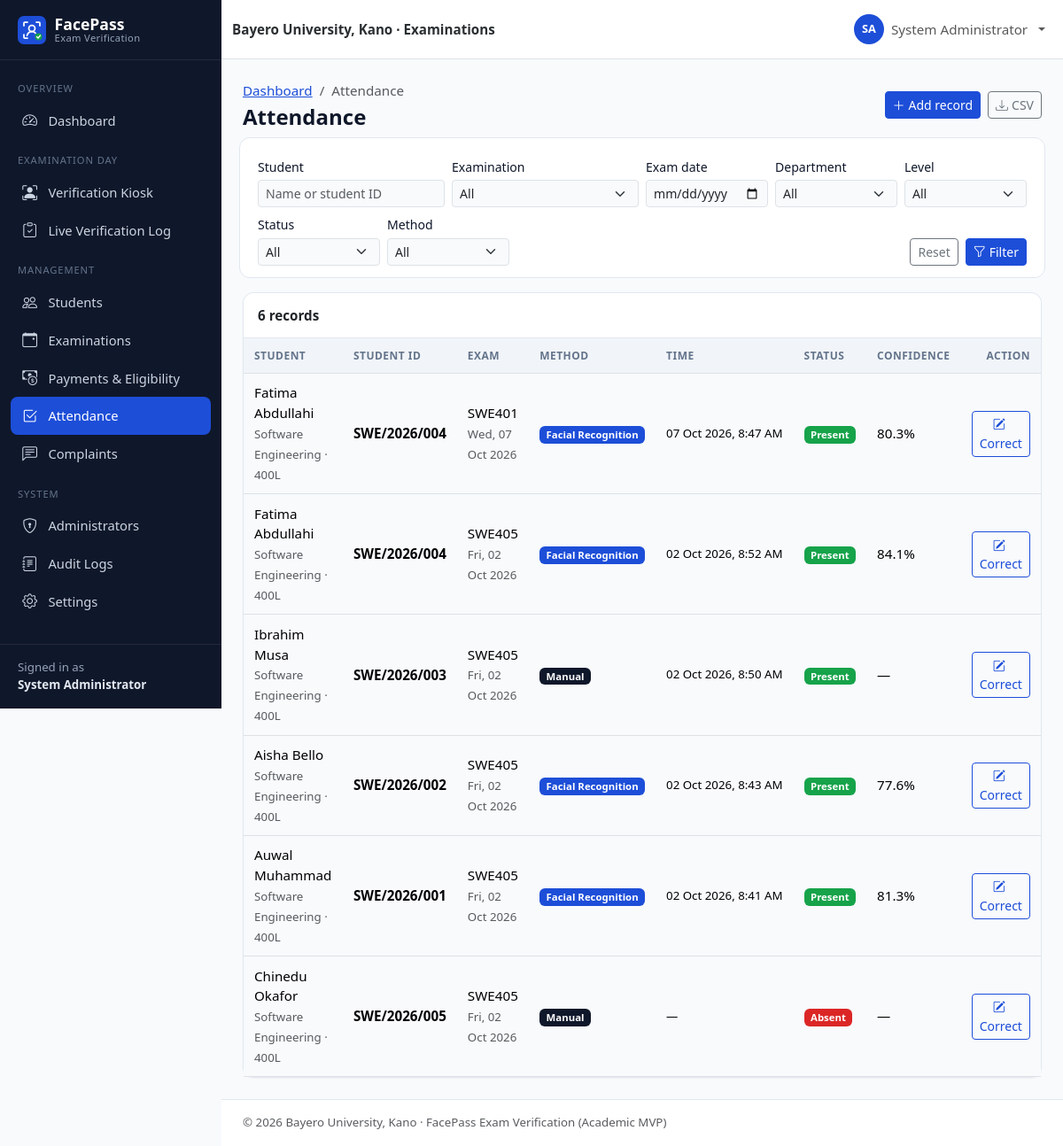
/admin/attendance.php (signed in), run on the app's committed database.
### tables this page shows
CREATE TABLE users (
    id               INT UNSIGNED NOT NULL AUTO_INCREMENT,
    student_id       VARCHAR(30)  NULL,                 
    first_name       VARCHAR(60)  NOT NULL,
    last_name        VARCHAR(60)  NOT NULL,
    email            VARCHAR(120) NOT NULL,
    phone            VARCHAR(20)  NULL,
    password         VARCHAR(255) NOT NULL,             
    role             ENUM('admin','student') NOT NULL DEFAULT 'student',
    department       VARCHAR(100) NULL,
    level            VARCHAR(10)  NULL,                 
    faculty          VARCHAR(100) NULL,
    face_registered  TINYINT(1)   NOT NULL DEFAULT 0,
    account_status   ENUM('active','inactive','suspended') NOT NULL DEFAULT 'active',
    created_at       TIMESTAMP    NOT NULL DEFAULT CURRENT_TIMESTAMP,
    updated_at       TIMESTAMP    NOT NULL DEFAULT CURRENT_TIMESTAMP ON UPDATE CURRENT_TIMESTAMP,
    PRIMARY KEY (id),
    UNIQUE KEY uq_users_student_id (student_id),
    UNIQUE KEY uq_users_email (email),
    KEY idx_users_role (role),
    KEY idx_users_dept_level (department, level),
    KEY idx_users_status (account_status)
);

CREATE TABLE attendance (
    id                   INT UNSIGNED NOT NULL AUTO_INCREMENT,
    student_id           INT UNSIGNED NOT NULL,         
    exam_id              INT UNSIGNED NOT NULL,         
    verification_method  ENUM('facial_recognition','manual') NOT NULL DEFAULT 'facial_recognition',
    verification_time    DATETIME     NULL,
    status               ENUM('present','absent','rejected') NOT NULL DEFAULT 'present',
    confidence_score     DECIMAL(5,4) NULL,             
    created_at           TIMESTAMP    NOT NULL DEFAULT CURRENT_TIMESTAMP,
    PRIMARY KEY (id),
    UNIQUE KEY uq_attendance_student_exam (student_id, exam_id),    
    KEY idx_attendance_exam (exam_id),
    KEY idx_attendance_time (verification_time),
    KEY idx_attendance_status (status),
    CONSTRAINT fk_attendance_student FOREIGN KEY (student_id)
        REFERENCES users (id) ON DELETE CASCADE ON UPDATE CASCADE,
    CONSTRAINT fk_attendance_exam FOREIGN KEY (exam_id)
        REFERENCES examinations (id) ON DELETE CASCADE ON UPDATE CASCADE
);

CREATE TABLE examinations (
    id            INT UNSIGNED NOT NULL AUTO_INCREMENT,
    course_code   VARCHAR(20)  NOT NULL,
    course_title  VARCHAR(150) NOT NULL,
    department    VARCHAR(100) NOT NULL,
    level         VARCHAR(10)  NOT NULL,
    exam_date     DATE         NOT NULL,
    start_time    TIME         NOT NULL,
    end_time      TIME         NOT NULL,
    venue         VARCHAR(120) NOT NULL,
    status        ENUM('scheduled','ongoing','completed','cancelled') NOT NULL DEFAULT 'scheduled',
    created_at    TIMESTAMP    NOT NULL DEFAULT CURRENT_TIMESTAMP,
    updated_at    TIMESTAMP    NOT NULL DEFAULT CURRENT_TIMESTAMP ON UPDATE CURRENT_TIMESTAMP,
    PRIMARY KEY (id),
    KEY idx_exams_date (exam_date),
    KEY idx_exams_status (status),
    KEY idx_exams_dept_level (department, level)
);

### admin/attendance.php (the view, shortened to what the rows shown need)
<?php
require_once __DIR__ . '/../includes/bootstrap.php';
requireAdmin();
$pdo = db();
$where = ['1=1'];
$params = [];
$whereSql = implode(' AND ', $where);
$from = 'FROM attendance a JOIN users u ON u.id = a.student_id JOIN examinations e ON e.id = a.exam_id';
$select = "SELECT a.*, u.student_id AS matric, u.first_name, u.last_name, u.department, u.level,
                  e.course_code, e.course_title, e.exam_date $from WHERE $whereSql
           ORDER BY e.exam_date DESC, a.verification_time DESC";
$stmt = $pdo->prepare("SELECT COUNT(*) $from WHERE $whereSql");
$stmt->execute($params);
$total = (int) $stmt->fetchColumn();
[$page, $perPage, $offset, $pages] = paginate($total, 20);
$stmt = $pdo->prepare("$select LIMIT $perPage OFFSET $offset");
$stmt->execute($params);
$records = $stmt->fetchAll();
$pageTitle = 'Attendance';
$breadcrumbs = ['Dashboard' => 'admin/dashboard.php', 'Attendance' => null];
$headerActions = '<button class="btn btn-sm btn-primary" data-bs-toggle="modal" data-bs-target="#addModal"><i class="bi bi-plus-lg me-1"></i>Add record</button>'
    . '<a class="btn btn-sm btn-outline-secondary" href="?' . e(http_build_query(array_merge($_GET, ['export' => 'csv']))) . '"><i class="bi bi-download me-1"></i>CSV</a>';
require __DIR__ . '/../includes/header.php';
?>
<div class="card">
    <div class="table-responsive">
        <table class="table table-hover align-middle table-card">
            <thead><tr><th>Student</th><th>Student ID</th><th>Exam</th><th>Method</th><th>Time</th><th>Status</th><th>Confidence</th><th class="text-end">Action</th></tr></thead>
            <tbody>
            <?php foreach ($records as $r): ?>
                <tr>
                    <td><?= e(full_name($r)) ?><br><span class="small text-muted"><?= e($r['department']) ?> · <?= e($r['level']) ?>L</span></td>
                    <td class="fw-semibold"><?= e($r['matric']) ?></td>
                    <td><?= e($r['course_code']) ?><br><span class="small text-muted"><?= e(fmt_date($r['exam_date'])) ?></span></td>
                    <td><?= status_badge($r['verification_method']) ?></td>
                    <td class="small text-nowrap"><?= e(fmt_datetime($r['verification_time'])) ?></td>
                    <td><?= status_badge($r['status']) ?></td>
                    <td><?= e(fmt_confidence($r['confidence_score'])) ?></td>
                    <td class="text-end">
                        <button class="btn btn-sm btn-outline-primary" data-bs-toggle="modal" data-bs-target="#correctModal"
                                data-fill='<?= e(json_encode(['#correctId' => $r['id'], '#correctStatus' => $r['status'],
                                    '#correctWho' => $r['matric'] . ' – ' . full_name($r) . ' · ' . $r['course_code']])) ?>'>
                            <i class="bi bi-pencil-square me-1"></i>Correct</button>
                    </td>
                </tr>
            <?php endforeach; ?>
            </tbody>
        </table>
    </div>
</div>
<?php require __DIR__ . '/../includes/footer.php'; ?>

### includes/header.php (shortened to what the rows shown need)
<?php
$pageTitle = $pageTitle ?? APP_NAME;
$layout = $layout ?? 'app';
$breadcrumbs = $breadcrumbs ?? [];
$bodyClass = $bodyClass ?? '';
$user = current_user();
$role = $user['role'] ?? null;
?>
<!doctype html>
<html lang="en">
<head>
    <link rel="stylesheet" href="<?= e(url('assets/vendor/bootstrap/bootstrap.min.css')) ?>">
    <link rel="stylesheet" href="<?= e(url('assets/vendor/bootstrap-icons/bootstrap-icons.min.css')) ?>">
    <link rel="stylesheet" href="<?= e(url('assets/css/style.css')) ?>">
    <?php if ($role === 'admin'): ?>
        <link rel="stylesheet" href="<?= e(url('assets/css/admin.css')) ?>">
    <?php elseif ($role === 'student'): ?>
        <link rel="stylesheet" href="<?= e(url('assets/css/student.css')) ?>">
    <?php endif; ?>
</head>
<body class="<?= e(trim("layout-$layout $bodyClass")) ?>">
<?php if ($layout === 'app' && $user): ?>
<div class="app-shell">
    <?php require __DIR__ . '/sidebar.php'; ?>
    <div class="app-main">
        <nav class="navbar navbar-expand bg-white border-bottom app-topbar sticky-top">
            <div class="container-fluid">
                <span class="navbar-text fw-semibold text-secondary-emphasis d-none d-sm-inline">
                    <?= e(INSTITUTION_NAME) ?> · Examinations
                </span>
                <ul class="navbar-nav ms-auto align-items-center">
                    <li class="nav-item dropdown">
                        <a class="nav-link dropdown-toggle d-flex align-items-center gap-2" href="#" role="button"
                           data-bs-toggle="dropdown" aria-expanded="false">
                            <span class="avatar-circle"><?= e(strtoupper(substr($user['first_name'], 0, 1) . substr($user['last_name'], 0, 1))) ?></span>
                            <span class="d-none d-md-inline"><?= e(full_name($user)) ?></span>
                        </a>
                    </li>
                </ul>
            </div>
        </nav>
        <main class="app-content container-fluid">
            <div class="d-flex flex-wrap justify-content-between align-items-center mb-3 gap-2">
                <div>
                    <?php if ($breadcrumbs): ?>
                        <nav aria-label="breadcrumb">
                            <ol class="breadcrumb small mb-1">
                                <?php foreach ($breadcrumbs as $label => $link): ?>
                                    <?php if ($link): ?>
                                        <li class="breadcrumb-item"><a href="<?= e(url($link)) ?>"><?= e($label) ?></a></li>
                                    <?php else: ?>
                                        <li class="breadcrumb-item active" aria-current="page"><?= e($label) ?></li>
                                    <?php endif; ?>
                                <?php endforeach; ?>
                            </ol>
                        </nav>
                    <?php endif; ?>
                    <h1 class="h4 mb-0 page-title"><?= e($pageTitle) ?></h1>
                </div>
                <?php if (!empty($headerActions)): ?>
                    <div class="d-flex gap-2"><?= $headerActions  ?></div>
                <?php endif; ?>
            </div>
<?php else: ?>
<main class="plain-content">
<?php endif; ?>

### includes/sidebar.php (shortened to what the rows shown need)
<?php
$current = str_replace('\\', '/', $_SERVER['SCRIPT_NAME'] ?? '');
if (($user['role'] ?? '') === 'admin') {
    $menu = [
        'Overview' => [
            ['admin/dashboard.php', 'bi-speedometer2', 'Dashboard'],
        ],
        'Examination Day' => [
            ['verification/index.php', 'bi-person-bounding-box', 'Verification Kiosk'],
            ['verification/result.php', 'bi-clipboard-check', 'Live Verification Log'],
        ],
        'Management' => [
            ['admin/students.php', 'bi-people', 'Students'],
            ['admin/examinations.php', 'bi-calendar-event', 'Examinations'],
            ['admin/payments.php', 'bi-cash-coin', 'Payments & Eligibility'],
            ['admin/attendance.php', 'bi-check2-square', 'Attendance'],
            ['admin/complaints.php', 'bi-chat-left-text', 'Complaints'],
        ],
        'System' => [
            ['admin/users.php', 'bi-shield-lock', 'Administrators'],
            ['admin/audit-logs.php', 'bi-journal-text', 'Audit Logs'],
            ['admin/settings.php', 'bi-gear', 'Settings'],
        ],
    ];
    $aliases = [
        'admin/student-view.php' => 'admin/students.php',
        'admin/enroll-face.php' => 'admin/students.php',
        'auth/register.php' => 'admin/students.php',
        'admin/examination-create.php' => 'admin/examinations.php',
    ];
}
$isActive = function (string $path) use ($current, $aliases): bool {
    foreach ($aliases as $child => $parent) {
        if ($parent === $path && str_ends_with($current, '/' . $child)) {
            return true;
        }
    }
    return str_ends_with($current, '/' . $path);
};
?>
<aside class="offcanvas-lg offcanvas-start app-sidebar" tabindex="-1" id="appSidebar" aria-labelledby="appSidebarLabel">
    <div class="offcanvas-body flex-column p-0">
        <div class="sidebar-desktop-brand d-none d-lg-block">
            <a class="sidebar-brand" href="<?= e(url('index.php')) ?>">
                <img src="<?= e(url('assets/images/logo.svg')) ?>" alt="" width="32" height="32">
                <span>FacePass<small>Exam Verification</small></span>
            </a>
        </div>
        <nav class="sidebar-nav">
            <?php foreach ($menu as $section => $items): ?>
                <div class="sidebar-section"><?= e($section) ?></div>
                <?php foreach ($items as [$path, $icon, $label]): ?>
                    <a class="sidebar-link<?= $isActive($path) ? ' active' : '' ?>" href="<?= e(url($path)) ?>">
                        <i class="bi <?= e($icon) ?>"></i><span><?= e($label) ?></span>
                    </a>
                <?php endforeach; ?>
            <?php endforeach; ?>
        </nav>
        <div class="sidebar-footer small">
            Signed in as<br><strong><?= e(full_name($user)) ?></strong>
        </div>
    </div>
</aside>

### includes/functions.php (shortened to what the rows shown need)
<?php
function e($value): string
{
    return htmlspecialchars((string) ($value ?? ''), ENT_QUOTES | ENT_SUBSTITUTE, 'UTF-8');
}
function base_url(): string
{
    static $base = null;
    if ($base !== null) {
        return $base;
    }
    $docRoot = realpath($_SERVER['DOCUMENT_ROOT'] ?? '') ?: '';
    $root = realpath(ROOT_PATH) ?: ROOT_PATH;
    $docRoot = str_replace('\\', '/', $docRoot);
    $root = str_replace('\\', '/', $root);
    $relative = '';
    if ($docRoot !== '' && stripos($root, $docRoot) === 0) {
        $relative = trim(substr($root, strlen($docRoot)), '/');
    }
    $base = $relative === '' ? '' : '/' . $relative;
    return $base;
}
function url(string $path = ''): string
{
    return base_url() . '/' . ltrim($path, '/');
}
function get_int(string $key, int $default = 0): int
{
    $value = filter_var($_GET[$key] ?? null, FILTER_VALIDATE_INT);
    return $value === false || $value === null ? $default : $value;
}
function full_name(array $row): string
{
    return trim(($row['first_name'] ?? '') . ' ' . ($row['last_name'] ?? ''));
}
function fmt_date(?string $date): string
{
    return $date ? date('D, d M Y', strtotime($date)) : '—';
}
function fmt_datetime(?string $dt): string
{
    return $dt ? date('d M Y, g:i A', strtotime($dt)) : '—';
}
function fmt_confidence($score): string
{
    return $score === null || $score === '' ? '—' : number_format((float) $score * 100, 1) . '%';
}
function status_badge(?string $status): string
{
    $map = [
        'scheduled' => 'primary', 'ongoing' => 'warning text-dark', 'completed' => 'success',
        'cancelled' => 'secondary', 'present' => 'success', 'absent' => 'danger',
        'rejected' => 'danger', 'pending' => 'warning text-dark', 'reviewed' => 'info text-dark',
        'resolved' => 'success', 'active' => 'success', 'inactive' => 'secondary',
        'suspended' => 'danger', 'facial_recognition' => 'primary', 'manual' => 'dark',
    ];
    $status = (string) $status;
    $class = $map[$status] ?? 'secondary';
    $label = ucwords(str_replace('_', ' ', $status));
    return '<span class="badge bg-' . $class . '">' . e($label) . '</span>';
}
function paginate(int $total, int $perPage = 15): array
{
    $pages = max(1, (int) ceil($total / $perPage));
    $page = min(max(1, get_int('page', 1)), $pages);
    return [$page, $perPage, ($page - 1) * $perPage, $pages];
}

### data on the page
users: full_name($user) "System Administrator", first_name+last_name "SA"
attendance: student.last_name "Fatima Abdullahi", student.department "Software Engineering", student.level "400", student.student_id "SWE/2026/004", exam.course_code "SWE401", exam.exam_date "Wed, 07 Oct 2026", verification_method "Facial Recognition Present", verification_time "07 Oct 2026, 8:47 AM", confidence_score "80.3%"
attendance: student.last_name "Fatima Abdullahi", student.department "Software Engineering", student.level "400", student.student_id "SWE/2026/004", exam.course_code "SWE405", exam.exam_date "Fri, 02 Oct 2026", verification_method "Facial Recognition Present", verification_time "02 Oct 2026, 8:52 AM", confidence_score "84.1%"
attendance: student.last_name "Ibrahim Musa", student.department "Software Engineering", student.level "400", student.student_id "SWE/2026/003", exam.course_code "SWE405", exam.exam_date "Fri, 02 Oct 2026", verification_method "Manual Present", verification_time "02 Oct 2026, 8:50 AM", confidence_score "—"
attendance: student.last_name "Aisha Bello", student.department "Software Engineering", student.level "400", student.student_id "SWE/2026/002", exam.course_code "SWE405", exam.exam_date "Fri, 02 Oct 2026", verification_method "Facial Recognition Present", verification_time "02 Oct 2026, 8:43 AM", confidence_score "77.6%"
attendance: student.last_name "Auwal Muhammad", student.department "Software Engineering", student.level "400", student.student_id "SWE/2026/001", exam.course_code "SWE405", exam.exam_date "Fri, 02 Oct 2026", verification_method "Facial Recognition Present", verification_time "02 Oct 2026, 8:41 AM", confidence_score "81.3%"
attendance: student.last_name "Chinedu Okafor", student.department "Software Engineering", student.level "400", student.student_id "SWE/2026/005", exam.course_code "SWE405", exam.exam_date "Fri, 02 Oct 2026", verification_method "Manual Absent", verification_time "—", confidence_score "—"

### other printed values
$section "OVERVIEW"
$label "Dashboard"
$section "EXAMINATION DAY"
$label "Verification Kiosk"
$label "Live Verification Log"
$section "MANAGEMENT"
$label "Students"
$label "Examinations"
$label "Payments & Eligibility"
$label "Attendance"
$label "Complaints"
$section "SYSTEM"
$label "Administrators"
$label "Audit Logs"
$label "Settings"
